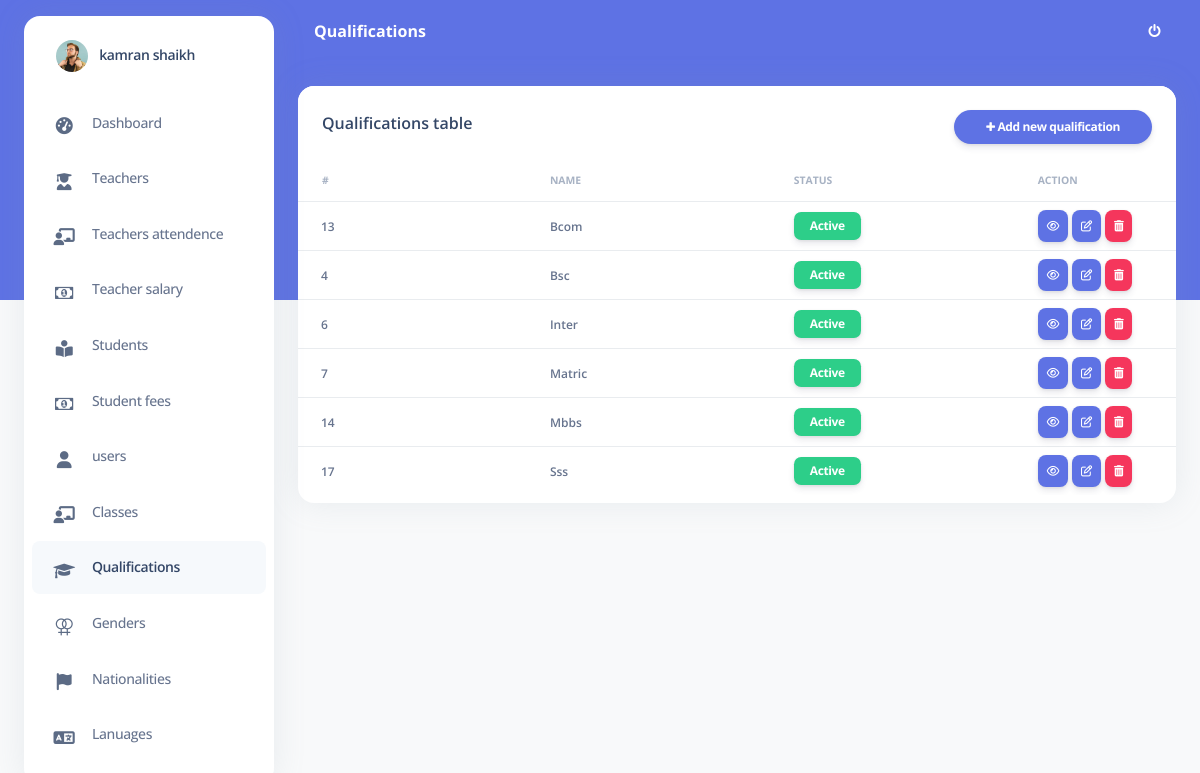
The app's page /pages/qualification.php (signed in) with its own data.
### tables this page shows
CREATE TABLE `qualifications` (
  `id` int(11) NOT NULL,
  `name` varchar(255) NOT NULL,
  `active` int(11) NOT NULL DEFAULT 1,
  `created_at` datetime NOT NULL DEFAULT current_timestamp()
);

### pages/db.php (called while the page is built, shortened)
<?php
class Database
{
    private $db_host = "localhost";
    private $db_user = "root";
    private $db_pass = "";
    private $db_name = "school_managment_system";
    public $conn = "";
    function __construct()
    {
        $this->conn = new mysqli($this->db_host, $this->db_user, $this->db_pass, $this->db_name) or die("Connection failed");
    }
		public function qualification(){
			$query = "SELECT * FROM `qualifications` ORDER BY `name`";
			$res   = $this->conn->query($query);
			$i = 0;
			$data = array();
			while ($rows = $res->fetch_assoc()) {
				foreach ($rows as $key => $value) {
					$data[$i][$key] = $value;
				}
			$i++;
			}
		return $data;
	}
	}
	$obj = new Database();
	?>

### pages/qualification.php (the view, shortened to what this page needs)
<!DOCTYPE html>
<html lang="en">
<?php include("head.php"); ?>
<?php
include("db.php");
$obj->is_logged_in();
?>
<?php $qualification = $obj->qualification() ?>
<body class="g-sidenav-show   bg-gray-100">
<?php include ("sidebar.php") ?>
  <main class="main-content position-relative border-radius-lg ">
  <nav class="navbar navbar-main navbar-expand-lg px-0 mx-4 shadow-none border-radius-xl " id="navbarBlur" data-scroll="false">
      <div class="container-fluid py-1 px-3">
        <nav aria-label="breadcrumb">
          <h6 class="font-weight-bolder text-white mb-0">Qualifications</h6>
        </nav>
          <ul class="navbar-nav  justify-content-end">
            <li class="nav-item d-flex align-items-center">
              <a href="logout.php" class="nav-link text-white font-weight-bold px-0">
              <i class="fa fa-power-off" aria-hidden="true"></i>
              </a>
            </li>
          </ul>
        </div>
    </nav>
    <div class="container-fluid py-4">
    <div class="row">
        <div class="col-12">
          <div class="card mb-4">
            <div class="card-header pb-0">
            <a style="float:right;" href="add_qualification.php" class="btn btn-primary btn-sm btn-round ml-auto float-right"><i class="fa fa-plus"></i> Add new qualification </a>
              <h6>Qualifications table</h6>
            </div>
            <div class="card-body px-0 pt-0 pb-2">
              <div class="table-responsive p-0">
                <table class="table align-items-center justify-content-center mb-0">
                  <thead>
                    <tr>
                      <th style="width:25%;" class="text-uppercase text-secondary text-xxs font-weight-bolder opacity-7">#</th>
                      <th style="width: 25%;" class="text-uppercase text-secondary text-xxs font-weight-bolder opacity-7 ps-2">Name</th>
                      <th style="width: 25%;" class="text-uppercase text-secondary text-xxs font-weight-bolder opacity-7 ps-2">Status</th>
                      <th style="width: 15%;" class="text-uppercase text-secondary text-xxs font-weight-bolder opacity-7 ps-2">Action</th>
                    </tr>
                  </thead>
                  <tbody>
                  <?php foreach ($qualification as $key => $value) {
                  ?>
                    <tr>
                      <td>
                        <div class="d-flex px-2">
                          <div class="my-auto">
                          <span style="margin-left:7px;"  class="text-xs font-weight-bold"><?php echo ucfirst ($value['id'])?></span>
                          </div>
                        </div>
                      </td>
                      <td>
                        <span class="text-xs font-weight-bold"><?php echo ucfirst ($value['name'])?></span>
                      </td>
                      <td>
                      <?php if ($value['active'] == 1) { ?>
                             <span style="margin:0px;padding: 8px 16px 8px 16px;" class="btn btn-success badge badge-secondary">Active</span>
                            <?php
                             }else{?>
                               <span style="margin:0px;padding: 8px 14px 8px 14px;" class="btn btn-danger badge badge-secondary">Inctive</span>
                            <?php
                             }
                             ?>
                      </td>
                      <td>
                        <div class="form-button-action">
                            <a style="margin-bottom:0px;padding: 7px 9px 7px 9px;" href="view_qualification.php?id=<?php echo $value['id']?>" class="btn btn-primary btn-sm" value="view_user" data-original-title="view">
                                <i class="fa fa-eye" aria-hidden="true"></i>
                            </a>
                            <a style="margin-bottom:0px;padding: 7px 9px 7px 9px;" href="update_qualification.php?id=<?php echo $value['id']?>" class="btn btn-primary btn-sm" data-original-title="Edit">
                                <i class="fa fa-edit"></i>
                            </a>
                            <?php if ($_SESSION['users']['role_id'] == 1 OR ($_SESSION['users']['role_id'] == 2)){?>
                            <a href="javascript:void(0)" style="margin-bottom:0px;padding: 7px 9px 7px 9px;"type="button" class="submit_btn btn btn-danger btn-sm">
							          <i class="fas fa-trash-alt"  aria-hidden="true"></i>
                            </a>
                            <?php
                            }
                          ?>
                        </div>
                    </td>
                    </tr>
                    <?php }?>
                  </tbody>
                </table>
              </div>
            </div>
          </div>
        </div>
      </div>
    </div>
  </main>
</body>
</html>

### records on screen
qualifications: id "13", name "Bcom", active "Active"
qualifications: id "4", name "Bsc", active "Active"
qualifications: id "6", name "Inter", active "Active"
qualifications: id "7", name "Matric", active "Active"
qualifications: id "14", name "Mbbs", active "Active"
qualifications: id "17", name "Sss", active "Active"

### other values on screen
$_SESSION['users']['fname'] "kamran"
$_SESSION['users']['lname'] "shaikh"
